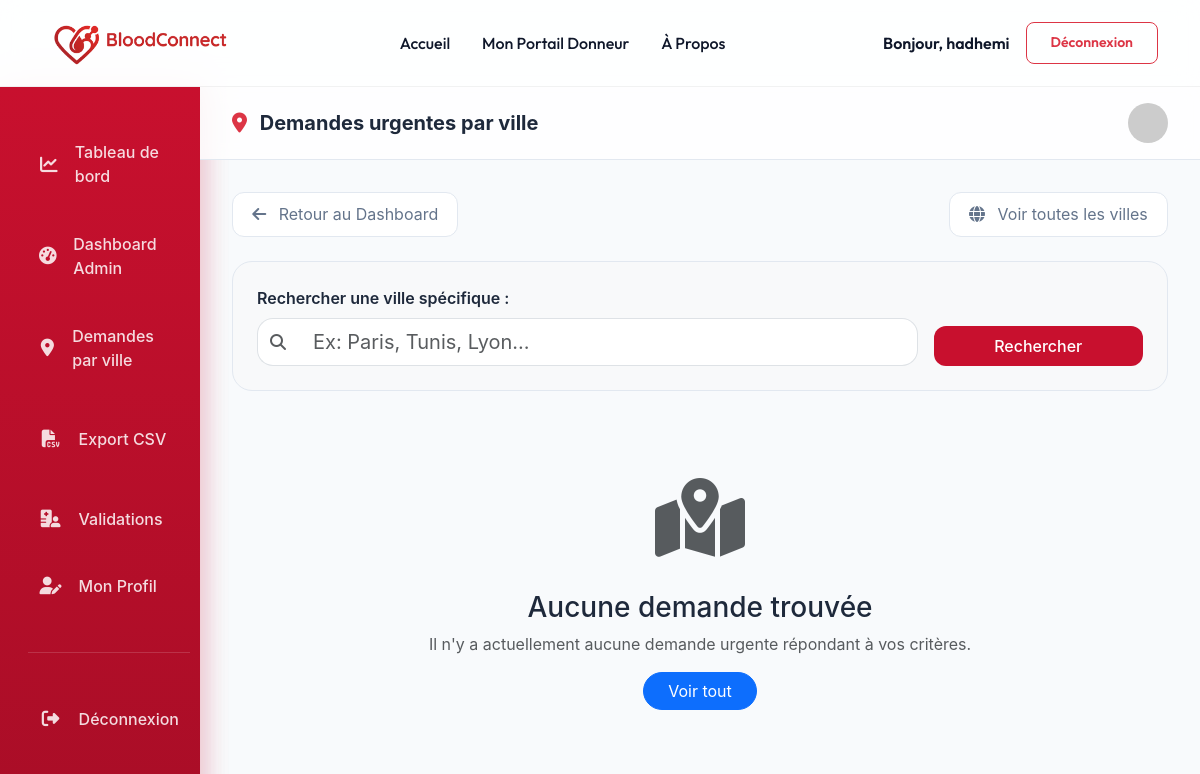
/core/carte-demandes/ (signed in), run on an earlier commit of the app's database.
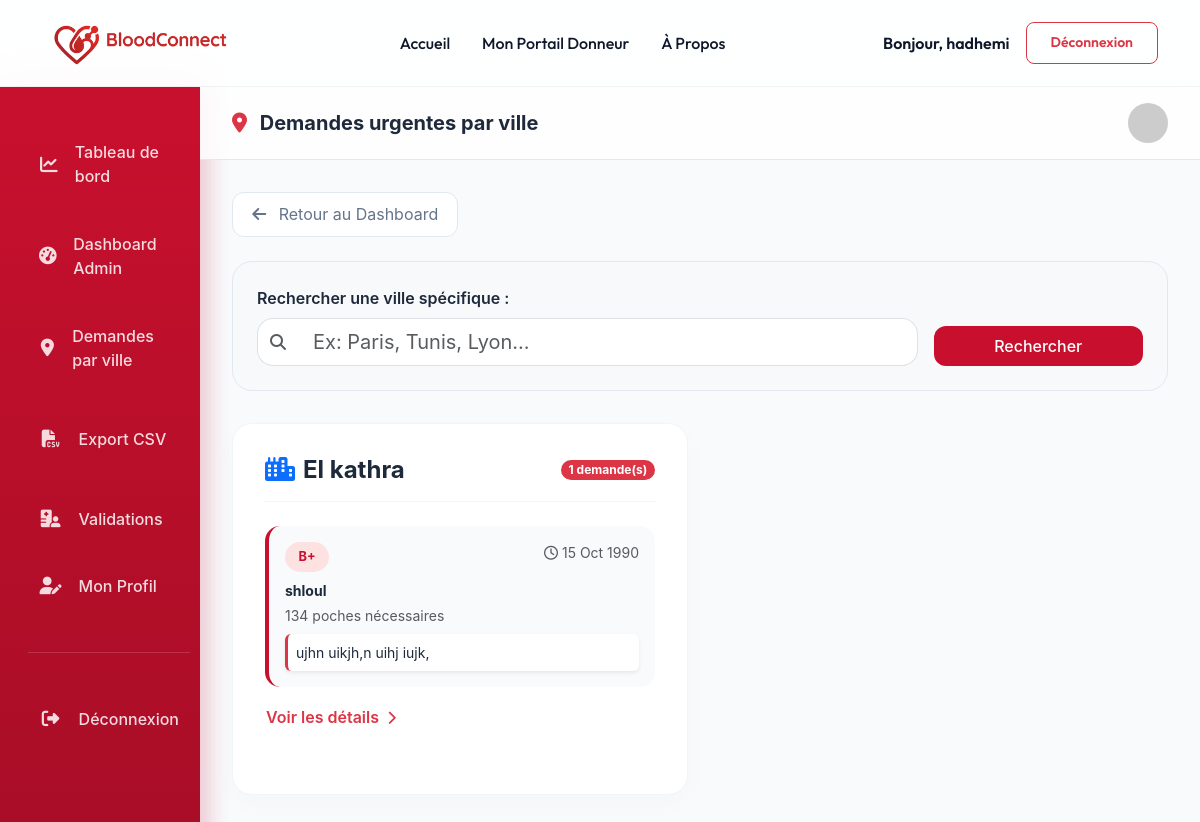
And on a later commit of the database.
### comptes/models.py (models this page shows, shortened)
class Hopital(models.Model):
    user = models.OneToOneField(User, on_delete=models.CASCADE)
    nom = models.CharField(max_length=200)
    adresse = models.CharField(max_length=300)
    ville = models.CharField(max_length=100)
    agrement = models.CharField(max_length=50, unique=True)
    valide = models.BooleanField(default=False)

### demandes/models.py (models this page shows, shortened)
class DemandeUrgente(models.Model):
    hopital = models.ForeignKey('comptes.Hopital', on_delete=models.CASCADE, related_name='demandes')
    groupe_sanguin = models.CharField(max_length=3, choices=GROUPE_SANGUIN_CHOICES)
    quantite = models.PositiveIntegerField()
    delai = models.DateTimeField()
    statut = models.CharField(max_length=20, choices=STATUT_DEMANDE_CHOICES, default='active')
    description = models.TextField(blank=True)

### core/views.py (the view)
# urls.py: path('carte-demandes/', views.carte_demandes, name='carte_demandes'),
@login_required
def carte_demandes(request):
    demandes_par_ville = DemandeUrgente.objects.filter(statut='active').values('hopital__ville').annotate(total=Count('id')).order_by('hopital__ville')
    villes_data = []
    for item in demandes_par_ville:
        ville = item['hopital__ville']
        demandes = DemandeUrgente.objects.filter(statut='active', hopital__ville=ville)
        villes_data.append({
            'ville': ville,
            'total': item['total'],
            'demandes': demandes
        })
    return render(request, "core/Demandes_parV.html", {'villes_data': villes_data})

### core/templates/core/Demandes_parV.html (shortened to what the changed rows need)
{% load static %}
<!DOCTYPE html>
<html lang="fr">
<head>
    <link href="https://cdn.jsdelivr.net/npm/bootstrap@5.3.2/dist/css/bootstrap.min.css" rel="stylesheet">
    <link rel="stylesheet" href="https://cdnjs.cloudflare.com/ajax/libs/font-awesome/6.4.2/css/all.min.css">
</head>
<body>
    <div class="container-fluid">
        <div class="row">
            <div class="col-lg-10 p-0">
                <div class="dashboard-content">
                    <div class="d-flex justify-content-between align-items-center mb-4">
                        <a href="{% url 'admin_dashboard' %}" class="btn-back">
                            <i class="fas fa-arrow-left me-2"></i> Retour au Dashboard
                        </a>
                        {% if not villes_data %}
                        <a href="{% url 'Demandes_parV' ville='toutes' %}" class="btn-outline-secondary">
                            <i class="fas fa-globe me-2"></i> Voir toutes les villes
                        </a>
                        {% endif %}
                    </div>
                    {% if villes_data %}
                        <div class="row">
                            {% for item in villes_data %}
                            <div class="col-lg-6 mb-4">
                                <div class="city-card h-100">
                                    <div class="city-header">
                                        <h4 class="fw-bold m-0"><i class="fas fa-city text-primary me-2"></i>{{ item.ville }}</h4>
                                        <span class="badge bg-danger rounded-pill">{{ item.total }} demande(s)</span>
                                    </div>
                                    <div class="requests-list">
                                        {% for demande in item.demandes %}
                                        <div class="request-item">
                                            <div class="d-flex justify-content-between align-items-start mb-2">
                                                <div class="badge-blood">{{ demande.groupe_sanguin }}</div>
                                                <div class="small text-muted"><i class="far fa-clock me-1"></i>{{ demande.delai|date:"d M Y" }}</div>
                                            </div>
                                            <div class="small fw-bold mb-1">{{ demande.hopital.nom }}</div>
                                            <div class="small text-muted mb-2">{{ demande.quantite }} poches nécessaires</div>
                                            {% if demande.description %}
                                            <div class="mt-2 p-2 bg-white rounded small border-start border-3 border-danger shadow-sm">{{ demande.description }}</div>
                                            {% endif %}
                                        </div>
                                        {% endfor %}
                                    </div>
                                    <div class="mt-3">
                                        <a href="{% url 'Demandes_parV' ville=item.ville %}" class="btn btn-link text-danger p-0 text-decoration-none fw-semibold">
                                            Voir les détails <i class="fas fa-chevron-right ms-1 small"></i>
                                        </a>
                                    </div>
                                </div>
                            </div>
                            {% endfor %}
                        </div>
                    {% else %}
                        <div class="text-center py-5">
                            <div class="display-1 text-muted mb-4"><i class="fas fa-map-marked-alt"></i></div>
                            <h3>Aucune demande trouvée</h3>
                            <p class="text-muted">Il n'y a actuellement aucune demande urgente répondant à vos critères.</p>
                            <a href="{% url 'Demandes_parV' ville='toutes' %}" class="btn btn-primary rounded-pill px-4">Voir tout</a>
                        </div>
                    {% endif %}
                </div>
            </div>
        </div>
    </div>
</body>
</html>

What changed in the data, as far as the page shows it:
now on this page (row unchanged): Hopital: ville "El kathra", total "1"
added DemandeUrgente: groupe_sanguin "B+", delai "15 Oct 1990", hopital.nom "shloul", quantite "134", description "ujhn uikjh,n uihj iujk,"
Also different on the page:
text no longer shown: "Voir toutes les villes Aucune demande trouvée Il n'y a actuellement aucune demande urgente répondant à vos critères. Voir tout"
